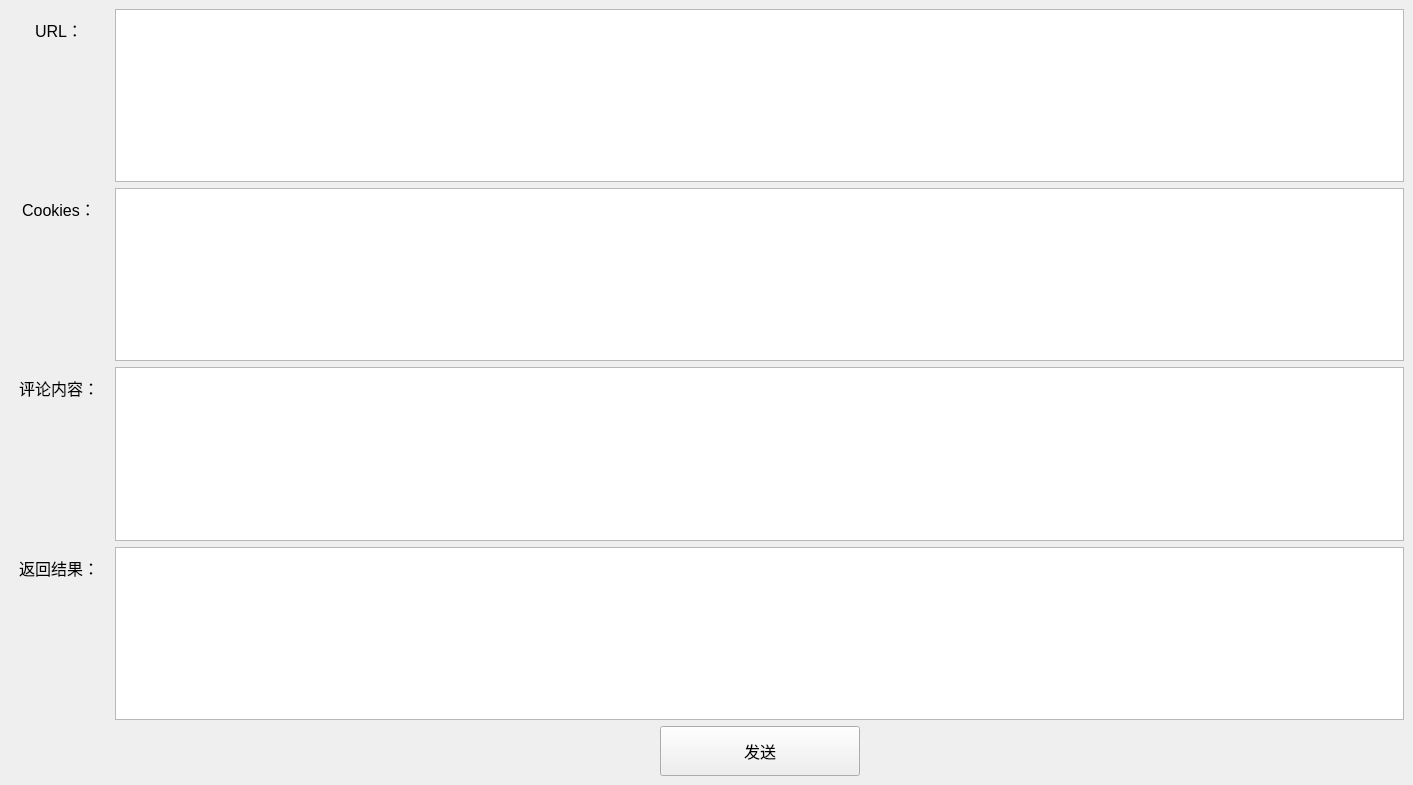
<?xml version="1.0" encoding="UTF-8"?>
<ui version="4.0">
 <class>mainWindow</class>
 <widget class="QMainWindow" name="mainWindow">
  <property name="geometry">
   <rect>
    <x>0</x>
    <y>0</y>
    <width>1413</width>
    <height>785</height>
   </rect>
  </property>
  <property name="windowTitle">
   <string>Bilibili评论工具</string>
  </property>
  <widget class="QWidget" name="centralwidget">
   <layout class="QVBoxLayout" name="verticalLayout">
    <item>
     <layout class="QFormLayout" name="formLayout">
      <item row="0" column="0">
       <widget class="QLabel" name="LABEL_URL">
        <property name="sizePolicy">
         <sizepolicy hsizetype="Fixed" vsizetype="Preferred">
          <horstretch>0</horstretch>
          <verstretch>0</verstretch>
         </sizepolicy>
        </property>
        <property name="minimumSize">
         <size>
          <width>100</width>
          <height>0</height>
         </size>
        </property>
        <property name="maximumSize">
         <size>
          <width>100</width>
          <height>16777215</height>
         </size>
        </property>
        <property name="font">
         <font>
          <pointsize>12</pointsize>
         </font>
        </property>
        <property name="layoutDirection">
         <enum>Qt::LeftToRight</enum>
        </property>
        <property name="autoFillBackground">
         <bool>false</bool>
        </property>
        <property name="text">
         <string>URL：</string>
        </property>
        <property name="alignment">
         <set>Qt::AlignCenter</set>
        </property>
       </widget>
      </item>
      <item row="1" column="0">
       <widget class="QLabel" name="LABEL_Cookies">
        <property name="sizePolicy">
         <sizepolicy hsizetype="Fixed" vsizetype="Preferred">
          <horstretch>0</horstretch>
          <verstretch>0</verstretch>
         </sizepolicy>
        </property>
        <property name="minimumSize">
         <size>
          <width>100</width>
          <height>0</height>
         </size>
        </property>
        <property name="maximumSize">
         <size>
          <width>100</width>
          <height>16777215</height>
         </size>
        </property>
        <property name="font">
         <font>
          <pointsize>12</pointsize>
         </font>
        </property>
        <property name="layoutDirection">
         <enum>Qt::LeftToRight</enum>
        </property>
        <property name="autoFillBackground">
         <bool>false</bool>
        </property>
        <property name="text">
         <string>Cookies：</string>
        </property>
        <property name="alignment">
         <set>Qt::AlignCenter</set>
        </property>
       </widget>
      </item>
      <item row="1" column="1">
       <widget class="QPlainTextEdit" name="EDIT_Cookies"/>
      </item>
      <item row="2" column="0">
       <widget class="QLabel" name="LABEL_Comment">
        <property name="sizePolicy">
         <sizepolicy hsizetype="Fixed" vsizetype="Preferred">
          <horstretch>0</horstretch>
          <verstretch>0</verstretch>
         </sizepolicy>
        </property>
        <property name="minimumSize">
         <size>
          <width>100</width>
          <height>0</height>
         </size>
        </property>
        <property name="maximumSize">
         <size>
          <width>100</width>
          <height>16777215</height>
         </size>
        </property>
        <property name="font">
         <font>
          <pointsize>12</pointsize>
         </font>
        </property>
        <property name="layoutDirection">
         <enum>Qt::LeftToRight</enum>
        </property>
        <property name="autoFillBackground">
         <bool>false</bool>
        </property>
        <property name="text">
         <string>评论内容：</string>
        </property>
        <property name="alignment">
         <set>Qt::AlignCenter</set>
        </property>
       </widget>
      </item>
      <item row="3" column="0">
       <widget class="QLabel" name="LABEL_Rpid">
        <property name="sizePolicy">
         <sizepolicy hsizetype="Fixed" vsizetype="Preferred">
          <horstretch>0</horstretch>
          <verstretch>0</verstretch>
         </sizepolicy>
        </property>
        <property name="minimumSize">
         <size>
          <width>100</width>
          <height>0</height>
         </size>
        </property>
        <property name="maximumSize">
         <size>
          <width>100</width>
          <height>16777215</height>
         </size>
        </property>
        <property name="font">
         <font>
          <pointsize>12</pointsize>
         </font>
        </property>
        <property name="layoutDirection">
         <enum>Qt::LeftToRight</enum>
        </property>
        <property name="autoFillBackground">
         <bool>false</bool>
        </property>
        <property name="text">
         <string>返回结果：</string>
        </property>
        <property name="alignment">
         <set>Qt::AlignCenter</set>
        </property>
       </widget>
      </item>
      <item row="3" column="1">
       <widget class="QTextBrowser" name="textBrowser"/>
      </item>
      <item row="4" column="1">
       <layout class="QHBoxLayout" name="horizontalLayout_3">
        <item>
         <spacer name="horizontalSpacer">
          <property name="orientation">
           <enum>Qt::Horizontal</enum>
          </property>
          <property name="sizeHint" stdset="0">
           <size>
            <width>40</width>
            <height>20</height>
           </size>
          </property>
         </spacer>
        </item>
        <item>
         <widget class="QPushButton" name="BTN_Send">
          <property name="sizePolicy">
           <sizepolicy hsizetype="Fixed" vsizetype="Fixed">
            <horstretch>0</horstretch>
            <verstretch>0</verstretch>
           </sizepolicy>
          </property>
          <property name="minimumSize">
           <size>
            <width>200</width>
            <height>50</height>
           </size>
          </property>
          <property name="maximumSize">
           <size>
            <width>200</width>
            <height>50</height>
           </size>
          </property>
          <property name="font">
           <font>
            <pointsize>12</pointsize>
           </font>
          </property>
          <property name="text">
           <string>发送</string>
          </property>
         </widget>
        </item>
        <item>
         <spacer name="horizontalSpacer_2">
          <property name="orientation">
           <enum>Qt::Horizontal</enum>
          </property>
          <property name="sizeHint" stdset="0">
           <size>
            <width>40</width>
            <height>20</height>
           </size>
          </property>
         </spacer>
        </item>
       </layout>
      </item>
      <item row="0" column="1">
       <widget class="QPlainTextEdit" name="EDIT_URL"/>
      </item>
      <item row="2" column="1">
       <widget class="QPlainTextEdit" name="EDIT_Comment"/>
      </item>
     </layout>
    </item>
   </layout>
  </widget>
 </widget>
 <resources/>
 <connections/>
</ui>
